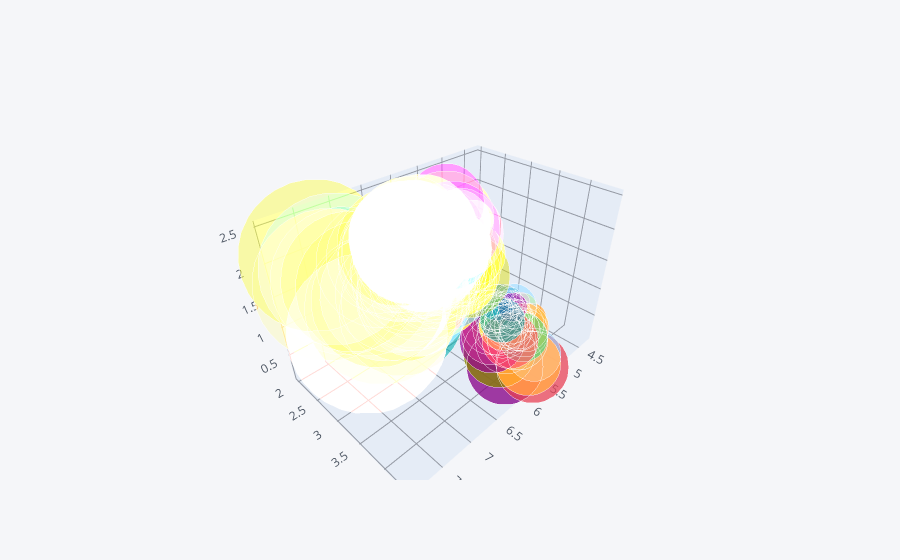

Notebook code for this chart:
### Code cell
df.iplot(x = 'sepal_length' , y = 'sepal_width' , z = 'petal_width' ,  kind = 'bubble3d' , size  = 'sepal_length' )

### Figure 1 — Plotly figure (JSON) as saved in the notebook; plotly's stock layout.template omitted (floating-point values rounded to 4 significant figures; data arrays with more than 128 entries replaced by an {"elided": "..."} marker saying what was removed)
{"data": [{"marker": {"color": {"elided": "150 str values"}, "opacity": 0.8, "size": {"elided": "150 int values"}, "symbol": "circle"}, "mode": "markers", "text": {"elided": "150 str values"}, "type": "scatter3d", "x": {"elided": "150 float values"}, "y": {"elided": "150 float values"}, "z": {"elided": "150 float values"}}], "layout": {"legend": {"bgcolor": "#F5F6F9", "font": {"color": "#4D5663"}}, "paper_bgcolor": "#F5F6F9", "plot_bgcolor": "#F5F6F9", "scene": {"xaxis": {"gridcolor": "#9499A3", "showgrid": true, "tickfont": {"color": "#4D5663"}, "title": {"font": {"color": "#4D5663"}, "text": ""}, "zerolinecolor": "#9499A3"}, "yaxis": {"gridcolor": "#9499A3", "showgrid": true, "tickfont": {"color": "#4D5663"}, "title": {"font": {"color": "#4D5663"}, "text": ""}, "zerolinecolor": "#9499A3"}, "zaxis": {"gridcolor": "#9499A3", "showgrid": true, "tickfont": {"color": "#4D5663"}, "title": {"font": {"color": "#4D5663"}, "text": ""}, "zerolinecolor": "#9499A3"}}, "title": {"font": {"color": "#4D5663"}}}}
